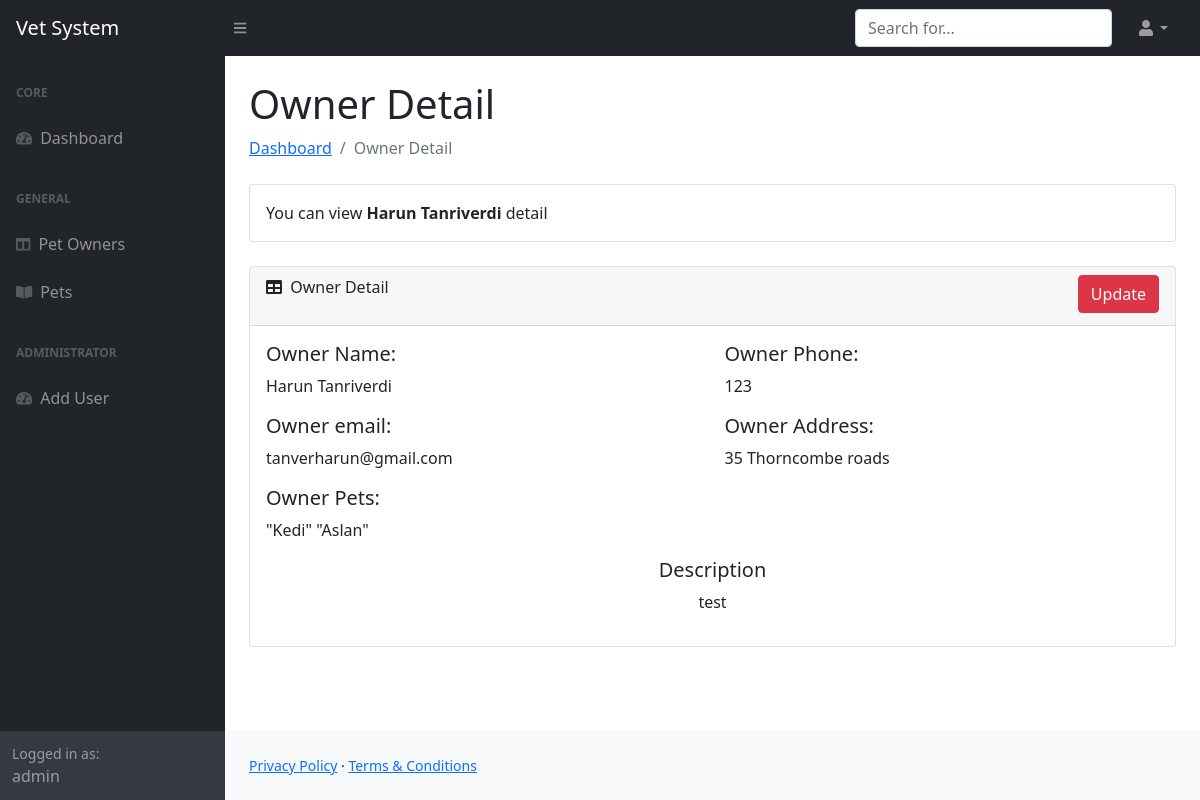
The page /ownerDetail/1 (signed in) on the database its author committed.
### main/models.py (models this page shows, shortened)
class Owners(models.Model):
    pet = models.ManyToManyField(Pets, verbose_name='Pets')
    name = models.CharField(max_length=500, verbose_name='İsim')
    email = models.EmailField( verbose_name='İsim')
    address = models.CharField(max_length=500, verbose_name='Address')
    phone = models.CharField(max_length=30, verbose_name='Phone')
    description = models.TextField(blank=True, max_length=225, verbose_name='Description')
    created_date = models.DateTimeField(auto_now_add=True)
    updated_date = models.DateTimeField(auto_now=True)
    class Meta:
        verbose_name = 'Owner'
        verbose_name_plural = 'Owners'

class Pets(models.Model):
    name = models.CharField(max_length=200, verbose_name='Pet Name')
    type = models.CharField(max_length=200, verbose_name='Pet Type')
    breed = models.CharField(max_length=200,  verbose_name='Breed')
    age = models.PositiveIntegerField(verbose_name='Pet Age', null=True)
    description = models.TextField(blank=True, verbose_name='Description')
    created_date = models.DateTimeField(auto_now_add=True)
    updated_date = models.DateTimeField(auto_now=True)
    def __str__(self):
        return self.name
    class Meta:
        verbose_name = 'Pet'
        verbose_name_plural = ' Pets'

### main/views.py (the view)
# urls.py: path('ownerDetail/<int:pk>', views.OwnerDetailView, name='owner-detail'),
@login_required(login_url="/login/")
def OwnerDetailView(request, pk):
    owner = Owners.objects.get(id=pk)
    return render(request, 'owner_detail.html', {'owner': owner})

### main/templates/owner_detail.html (shortened to what this page needs)
{% load static %}
<!DOCTYPE html>
<html lang="en">
    <head>
        <link href="https://cdn.jsdelivr.net/npm/simple-datatables@latest/dist/style.css" rel="stylesheet" />
        <link href="{% static 'css/styles.css' %}" rel="stylesheet" />
    </head>
    <body class="sb-nav-fixed">
    {% include 'includes/header.html' %}
        <div id="layoutSidenav">
            <div id="layoutSidenav_nav">
                {% include 'includes/sidebar.html' %}
            </div>
            <div id="layoutSidenav_content">
                <main>
                    <div class="container-fluid px-4">
                        <h1 class="mt-4">Owner Detail</h1>
                        <ol class="breadcrumb mb-4">
                            <li class="breadcrumb-item"><a href="{% url 'home' %}">Dashboard</a></li>
                            <li class="breadcrumb-item active">Owner Detail</li>
                        </ol>
                        <div class="card mb-4">
                            <div class="card-body">
                                You can view <strong>{{ owner.name }}</strong> detail
                            </div>
                        </div>
                        <div class="card mb-4">
                            <div class="card-header">
                                <div class="row">
                                    <div class="col-6">
                                        <i class="fas fa-table me-1"></i>
                                        Owner Detail
                                    </div>
                                    <div class="col-6">
                                        <div class="text-lg-end mb-1">
                                            <a href="{% url 'owner-update' owner.id %}" type="submit"  class=" btn btn-danger">Update</a>
                                        </div>
                                    </div>
                                </div>
                            </div>
                            <div class="card-body">
                                <div class="row">
                                    <div class="col-6">
                                        <h5>Owner Name:</h5>
                                        <p>{{ owner.name }}</p>
                                    </div>
                                    <div class="col-6">
                                        <h5>Owner Phone:</h5>
                                        <p>{{ owner.phone }}</p>
                                    </div>
                                    <div class="col-6">
                                        <h5>Owner email:</h5>
                                        <p>{{ owner.email }}</p>
                                    </div>
                                    <div class="col-6">
                                        <h5>Owner Address:</h5>
                                        <p>{{ owner.address }}</p>
                                    </div>
                                    <div class="col-6">
                                        <h5>Owner Pets:</h5>
                                        <p>{% for pet in owner.pet.all %}"{{ pet }}" {% endfor %}</p>
                                    </div>
                                    <div class="col-12 text-center">
                                        <h5>Description</h5>
                                        <p>{{ owner.description }}</p>
                                    </div>
                                </div>
                            </div>
                        </div>
                    </div>
                </main>
                {% include 'includes/footer.html' %}
            </div>
        </div>
    </body>
</html>

### templates/includes/sidebar.html (shortened to what this page needs)
{% load static %}
<nav class="sb-sidenav accordion sb-sidenav-dark" id="sidenavAccordion">
    <div class="sb-sidenav-menu">
        <div class="nav">
            <div class="sb-sidenav-menu-heading">Core</div>
            <a class="nav-link" href="{% url 'home' %}">
                <div class="sb-nav-link-icon"><i class="fas fa-tachometer-alt"></i></div>
                Dashboard
            </a>
            <div class="sb-sidenav-menu-heading">General</div>
            <a class="nav-link" href="{% url 'owners' %}">
                <div class="sb-nav-link-icon"><i class="fas fa-columns"></i></div>
                Pet Owners
            </a>
            <a class="nav-link" href="{% url 'pets' %}">
                <div class="sb-nav-link-icon"><i class="fas fa-book-open"></i></div>
                Pets
            </a>
            {% if perms.main.add_user %}
                <div class="sb-sidenav-menu-heading">Administrator</div>
                <a class="nav-link" href="{% url 'register' %}">
                    <div class="sb-nav-link-icon"><i class="fas fa-tachometer-alt"></i></div>
                    Add User
                </a>
            {% endif %}
        </div>
    </div>
    <div class="sb-sidenav-footer">
        <div class="small">Logged in as:</div>
        {{ request.user }}
    </div>
</nav>

### rows shown on the page
Owners: name "Harun Tanriverdi", phone "123", email "tanverharun@gmail.com", address "35 Thorncombe roads", description "test"
Pets: name "Kedi"
Pets: name "Aslan"

### other values the page prints
{{ request.user }} "admin"
